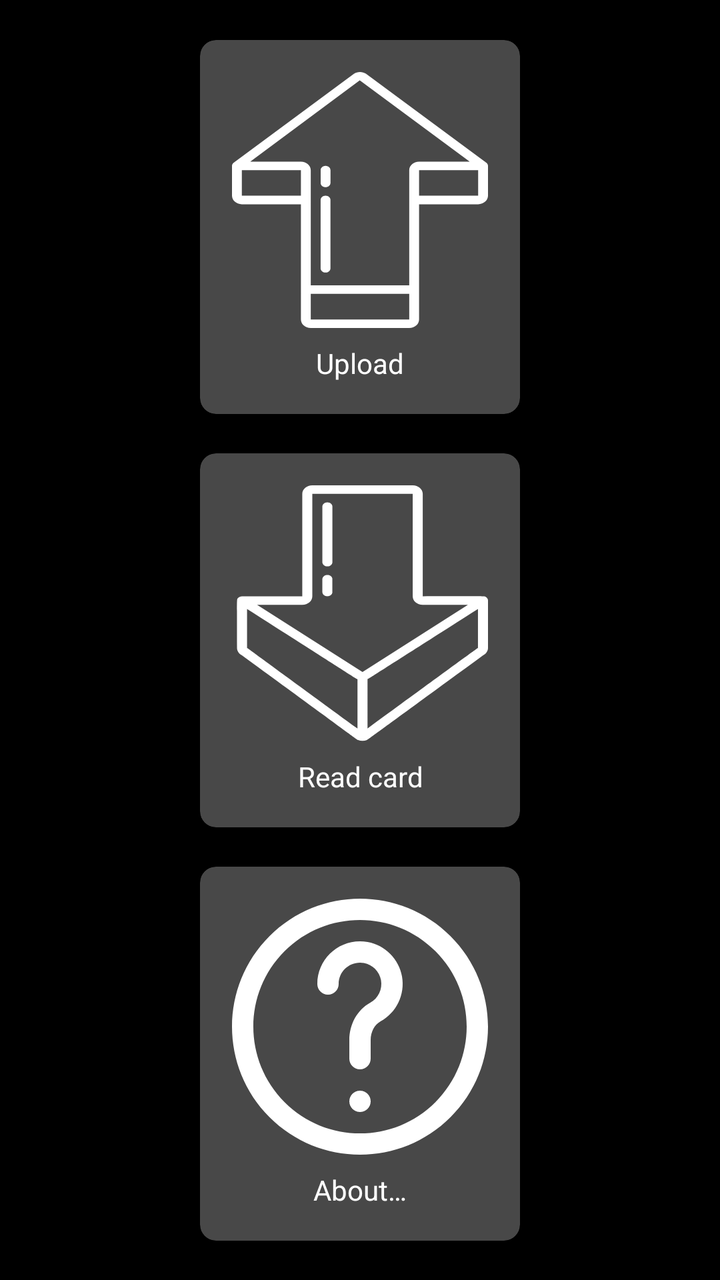
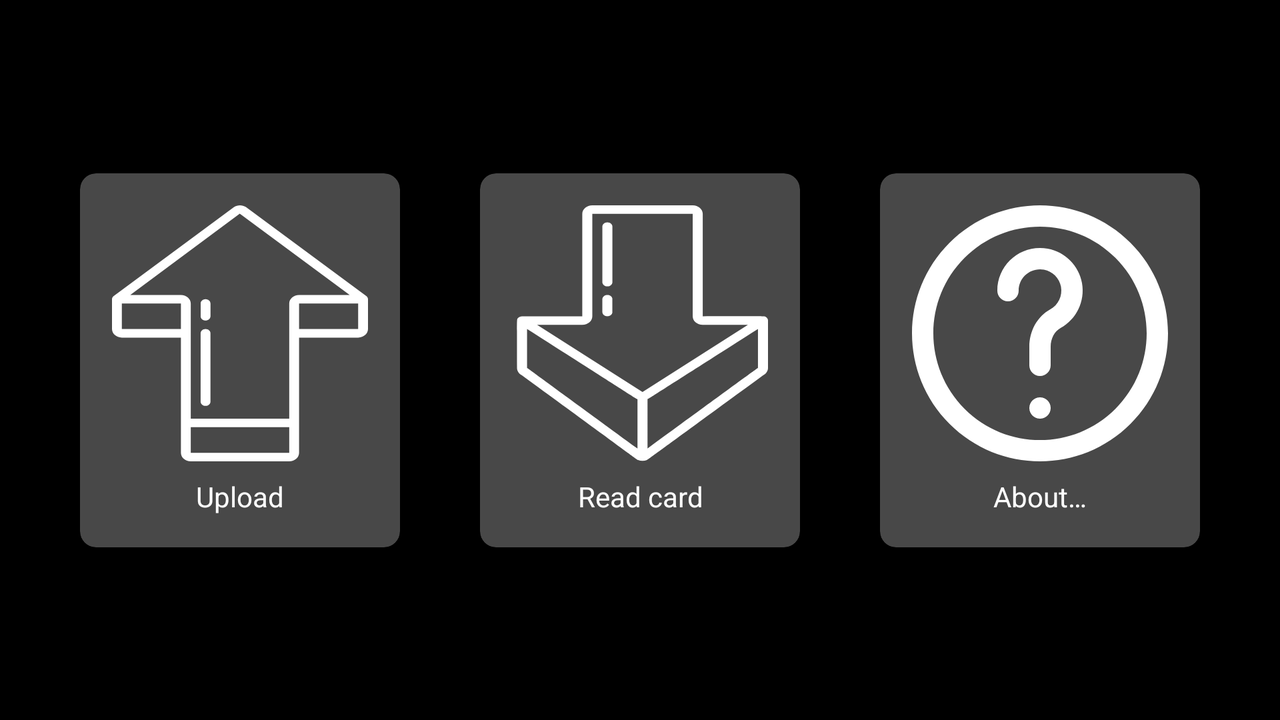

An Android layout and its configuration variant, each rendered on a device that would load it. The default file and the variant file are quoted in full after the pictures.
<!-- AndroidManifest.xml: application theme Theme.AppCompat.NoActionBar -->
<!-- res/layout/activity_main.xml -->
<?xml version="1.0" encoding="utf-8"?>
<androidx.constraintlayout.widget.ConstraintLayout xmlns:android="http://schemas.android.com/apk/res/android"
        xmlns:app="http://schemas.android.com/apk/res-auto"
        xmlns:tools="http://schemas.android.com/tools"
        android:layout_width="match_parent"
        android:layout_height="match_parent"
        android:background="@android:color/black"
        tools:context=".ui.MainActivity">

    <androidx.cardview.widget.CardView
            android:id="@+id/upload_button"
            android:layout_width="wrap_content"
            android:layout_height="wrap_content"
            android:layout_margin="@dimen/default_margin"
            app:cardBackgroundColor="@color/card_background_color"
            app:cardCornerRadius="8dp"
            app:cardElevation="8dp"
            app:contentPadding="8dp"
            app:layout_constraintBottom_toTopOf="@+id/download_button"
            app:layout_constraintEnd_toEndOf="parent"
            app:layout_constraintStart_toStartOf="parent"
            app:layout_constraintTop_toTopOf="parent">

        <LinearLayout
                android:layout_width="wrap_content"
                android:layout_height="wrap_content"
                android:orientation="vertical">

            <TextView
                    android:id="@+id/upload_caption"
                    android:layout_width="match_parent"
                    android:layout_height="wrap_content"
                    android:layout_margin="@dimen/default_margin"
                    android:drawableTop="@drawable/ic_upload_arrow"
                    android:drawablePadding="8dp"
                    android:gravity="center_horizontal|center_vertical"
                    android:text="@string/upload_button_caption"
                    android:textColor="@android:color/white" />
        </LinearLayout>
    </androidx.cardview.widget.CardView>

    <androidx.cardview.widget.CardView
            android:id="@+id/download_button"
            android:layout_width="wrap_content"
            android:layout_height="wrap_content"
            android:layout_margin="@dimen/default_margin"
            app:cardBackgroundColor="@color/card_background_color"
            app:cardCornerRadius="8dp"
            app:cardElevation="8dp"
            app:contentPadding="8dp"
            app:layout_constraintBottom_toBottomOf="parent"
            app:layout_constraintEnd_toEndOf="parent"
            app:layout_constraintStart_toStartOf="parent"
            app:layout_constraintTop_toTopOf="parent">

        <TextView
                android:id="@+id/download_caption"
                android:layout_width="match_parent"
                android:layout_height="wrap_content"
                android:layout_margin="@dimen/default_margin"
                android:drawableTop="@drawable/ic_down_arrow"
                android:drawablePadding="8dp"
                android:gravity="center_horizontal|center_vertical"
                android:text="@string/load_button_caption"
                android:textColor="@android:color/white" />
    </androidx.cardview.widget.CardView>

    <androidx.cardview.widget.CardView
            android:id="@+id/about_button"
            android:layout_width="wrap_content"
            android:layout_height="wrap_content"
            android:layout_margin="@dimen/default_margin"
            app:cardBackgroundColor="@color/card_background_color"
            app:cardCornerRadius="8dp"
            app:cardElevation="8dp"
            app:contentPadding="8dp"
            app:layout_constraintBottom_toBottomOf="parent"
            app:layout_constraintEnd_toEndOf="parent"
            app:layout_constraintStart_toStartOf="parent"
            app:layout_constraintTop_toBottomOf="@+id/download_button">

        <TextView
                android:id="@+id/about_caption"
                android:layout_width="match_parent"
                android:layout_height="wrap_content"
                android:layout_margin="@dimen/default_margin"
                android:drawableTop="@drawable/ic_question"
                android:drawablePadding="8dp"
                android:gravity="center_horizontal|center_vertical"
                android:text="@string/about_button_caption"
                android:textColor="@android:color/white" />
    </androidx.cardview.widget.CardView>
</androidx.constraintlayout.widget.ConstraintLayout>
<!-- resources referenced by this layout -->
<resources>
  <color name="card_background_color">#D3585858</color>
  <dimen name="default_margin">8dp</dimen>
  <!-- drawable ic_down_arrow (drawable) -->
  <vector android:height="128dp" android:viewportHeight="60"
      android:viewportWidth="51" android:width="128dp" xmlns:android="http://schemas.android.com/apk/res/android">
      <path android:fillColor="#FFFFFF" android:pathData="m1.979,39.826c24.51,21.074 22.956,19.76 23.127,19.845 0.5632,0.2795 1.2248,0.2795 1.788,0 0.185,-0.092 -1.17,1.046 23.127,-19.845 0.6087,-0.3588 0.9813,-1.0135 0.979,-1.72v-11.106c-0.0003,-0.3005 -0.1367,-0.5848 -0.371,-0.773 -0.388,-0.319 0.43,-0.227 -12.629,-0.227v-24c0,-1.1046 -0.8954,-2 -2,-2h-20c-1.1046,0 -2,0.8954 -2,2v24h-12c-0.3158,0.0014 -0.6124,0.1519 -0.8,0.406 -0.276,0.376 -0.2,-0.418 -0.2,11.7 -0.0023,0.7065 0.3703,1.3612 0.979,1.72zM49,38.106c-0.178,0.09 1.116,-1 -22,18.876v-11.528c0.431,-0.254 -2.248,1.732 22,-16.454zM14,28c1.1046,0 2,-0.8954 2,-2v-24h20v24c0,1.1046 0.8954,2 2,2h9l-21,15.75 -21,-15.75zM3,29c24.223,18.167 21.569,16.2 22,16.454v11.528c-23.373,-20.096 -21.83,-18.792 -22,-18.876z"/>
      <path android:fillColor="#FFFFFF" android:pathData="m19,4c-0.5523,0 -1,0.4477 -1,1v13c0,0.5523 0.4477,1 1,1s1,-0.4477 1,-1v-13c0,-0.5523 -0.4477,-1 -1,-1z"/>
      <path android:fillColor="#FFFFFF" android:pathData="m19,21c-0.5523,0 -1,0.4477 -1,1v3c0,0.5523 0.4477,1 1,1s1,-0.4477 1,-1v-3c0,-0.5523 -0.4477,-1 -1,-1z"/>
  </vector>
  <!-- drawable ic_upload_arrow (drawable) -->
  <vector android:height="128dp" android:viewportHeight="60"
      android:viewportWidth="52" android:width="128dp" xmlns:android="http://schemas.android.com/apk/res/android">
      <path android:fillColor="#FFFFFF" android:pathData="m2,31h12v27c0,1.1046 0.8954,2 2,2h20c1.1046,0 2,-0.8954 2,-2v-27h12c1.1046,0 2,-0.8954 2,-2v-7c-0.0002,-0.293 -0.1289,-0.5711 -0.352,-0.761l-24.448,-20.839c-0.7318,-0.5389 -1.7333,-0.5234 -2.448,0.038l-24.4,20.8c-0.2234,0.1901 -0.3521,0.4687 -0.352,0.762v7c0,1.1046 0.8954,2 2,2zM2,29v-6h12v6zM36,58h-20v-6h20zM38,29v-6h12v6zM25.951,1.961 L48.286,21h-10.286c-1.1046,0 -2,0.8954 -2,2v27h-20v-27c0,-1.1046 -0.8954,-2 -2,-2h-10.294z"/>
      <path android:fillColor="#FFFFFF" android:pathData="m19,47c0.5523,0 1,-0.4477 1,-1v-16c0,-0.5523 -0.4477,-1 -1,-1s-1,0.4477 -1,1v16c0,0.5523 0.4477,1 1,1z"/>
      <path android:fillColor="#FFFFFF" android:pathData="m19,27c0.5523,0 1,-0.4477 1,-1v-3c0,-0.5523 -0.4477,-1 -1,-1s-1,0.4477 -1,1v3c0,0.5523 0.4477,1 1,1z"/>
  </vector>
  <string name="about_button_caption">About…</string>
  <string name="load_button_caption">Read card</string>
  <string name="upload_button_caption">Upload</string>
</resources>
<!-- res/layout-land/activity_main.xml (the repository's variant of the layout above) -->
<!-- drawn on the phone turned sideways -->
<?xml version="1.0" encoding="utf-8"?>
<androidx.constraintlayout.widget.ConstraintLayout xmlns:android="http://schemas.android.com/apk/res/android"
        xmlns:app="http://schemas.android.com/apk/res-auto"
        xmlns:tools="http://schemas.android.com/tools"
        android:layout_width="match_parent"
        android:layout_height="match_parent"
        android:background="@android:color/black"
        tools:context=".ui.MainActivity">

    <androidx.cardview.widget.CardView
            android:id="@+id/upload_button"
            android:layout_width="wrap_content"
            android:layout_height="wrap_content"
            android:layout_marginStart="8dp"
            android:layout_marginLeft="8dp"
            android:layout_marginEnd="8dp"
            android:layout_marginRight="8dp"
            app:cardBackgroundColor="@color/card_background_color"
            app:cardCornerRadius="8dp"
            app:cardElevation="8dp"
            app:contentPadding="8dp"
            app:layout_constraintBottom_toBottomOf="@+id/download_button"
            app:layout_constraintEnd_toStartOf="@+id/download_button"
            app:layout_constraintStart_toStartOf="parent"
            app:layout_constraintTop_toTopOf="@+id/download_button">

        <TextView
                android:id="@+id/upload_caption"
                android:layout_width="match_parent"
                android:layout_height="wrap_content"
                android:layout_margin="@dimen/default_margin"
                android:drawableTop="@drawable/ic_upload_arrow"
                android:drawablePadding="8dp"
                android:gravity="center_horizontal|center_vertical"
                android:text="@string/upload_button_caption"
                android:textColor="@android:color/white" />
    </androidx.cardview.widget.CardView>

    <androidx.cardview.widget.CardView
            android:id="@+id/download_button"
            android:layout_width="wrap_content"
            android:layout_height="wrap_content"
            android:layout_margin="@dimen/default_margin"
            app:cardBackgroundColor="@color/card_background_color"
            app:cardCornerRadius="8dp"
            app:cardElevation="8dp"
            app:contentPadding="8dp"
            app:layout_constraintBottom_toBottomOf="parent"
            app:layout_constraintEnd_toEndOf="parent"
            app:layout_constraintStart_toStartOf="parent"
            app:layout_constraintTop_toTopOf="parent">

        <TextView
                android:id="@+id/download_caption"
                android:layout_width="match_parent"
                android:layout_height="wrap_content"
                android:layout_margin="@dimen/default_margin"
                android:drawableTop="@drawable/ic_down_arrow"
                android:drawablePadding="8dp"
                android:gravity="center_horizontal|center_vertical"
                android:text="@string/load_button_caption"
                android:textColor="@android:color/white" />
    </androidx.cardview.widget.CardView>

    <androidx.cardview.widget.CardView
            android:id="@+id/about_button"
            android:layout_width="wrap_content"
            android:layout_height="wrap_content"
            android:layout_margin="@dimen/default_margin"
            app:cardBackgroundColor="@color/card_background_color"
            app:cardCornerRadius="8dp"
            app:cardElevation="8dp"
            app:contentPadding="8dp"
            app:layout_constraintBottom_toBottomOf="@+id/download_button"
            app:layout_constraintEnd_toEndOf="parent"
            app:layout_constraintStart_toEndOf="@+id/download_button"
            app:layout_constraintTop_toTopOf="@+id/download_button">

        <TextView
                android:id="@+id/about_caption"
                android:layout_width="match_parent"
                android:layout_height="wrap_content"
                android:layout_margin="@dimen/default_margin"
                android:drawableTop="@drawable/ic_question"
                android:drawablePadding="8dp"
                android:gravity="center_horizontal|center_vertical"
                android:text="@string/about_button_caption"
                android:textColor="@android:color/white" />
    </androidx.cardview.widget.CardView>
</androidx.constraintlayout.widget.ConstraintLayout>
